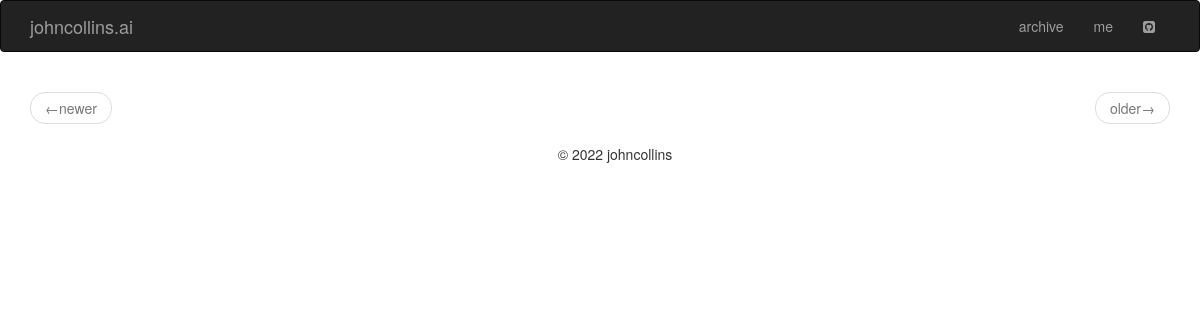
The app's page /index, older data.
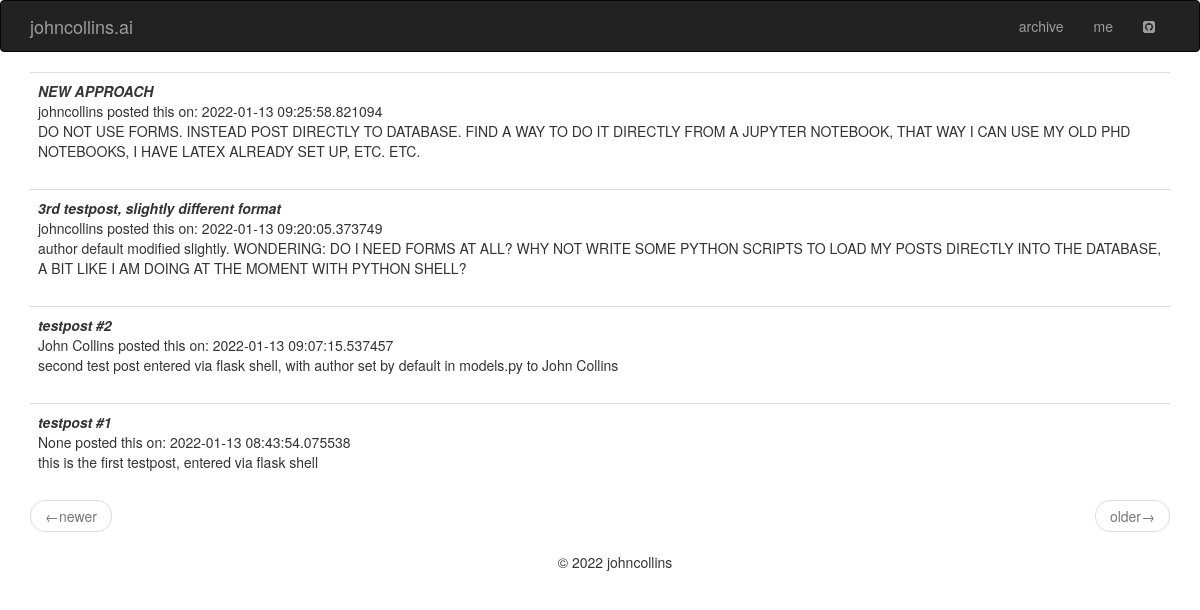
The same page, newer data.
### app/models.py (models this page shows, shortened)
class Post(db.Model):
    id = db.Column(db.Integer, primary_key=True)
    author = db.Column(db.String(100), default='johncollins')
    title = db.Column(db.String(250))
    body = db.Column(db.String(25000))
    timestamp = db.Column(db.DateTime, index=True, default=datetime.utcnow)

### app/routes.py (the view)
@app.route('/', methods=['GET', 'POST'])
@app.route('/index', methods=['GET', 'POST'])
def index():
    page = request.args.get('page', 1, type=int)
    posts = Post.query.order_by(Post.timestamp.desc()).paginate(
            page, app.config['POSTS_PER_PAGE'], False)
    next_url = url_for('index', page=posts.next_num) if posts.has_next else None
    prev_url = url_for('index', page=posts.prev_num) if posts.has_prev else None
    return render_template('index.html', title='home', posts=posts.items,
                           next_url=next_url, prev_url=prev_url)

### app/templates/index.html
{% extends "base.html" %}
{% block app_content %}
    {% for post in posts %}
        {% include '_post.html' %}
    {% endfor %}
    <nav aria-label="...">
        <ul class="pager">
            <li class="previous{% if not prev_url %} disabled{% endif %}">
                <a href="{{ prev_url or '#' }}">
                    <span aria-hidden="true">&larr;</span>newer
                </a>
            </li>
            <li class="next{% if not next_url %} disabled{% endif %}">
                <a href="{{ next_url or '#' }}">
                    older<span aria-hidden="true">&rarr;</span>
                </a>
            </li>
        </ul>
    </nav>
{% endblock %}

### app/templates/base.html (shortened to what this page needs)
{% extends 'bootstrap/base.html' %}
{% block styles -%}
    {{super()}}
    <link href="//netdna.bootstrapcdn.com/font-awesome/4.0.3/css/font-awesome.css" rel="stylesheet">
{% endblock styles %}
{% block navbar %}
	<nav class="navbar navbar-inverse">
		<div class="container">
            <div class="navbar-header">
                <a class="navbar-brand" href="{{ url_for('index') }}">johncollins.ai</a>
            </div>
            <div class="collapse navbar-collapse" id="bs-example-navbar-collapse-1">
                <ul class="nav navbar-nav navbar-right">
                    <li><a href="{{ url_for('archive') }}">archive</a></li>
                    <li><a href="{{ url_for('me') }}">me</a></li>
                    <li><a href="https://github.com/johncollinsai" title="follow me on github" target="_blank"><i class="fa fa-github-square"></i></a></li>
                </ul>
            </div>
        </div>
    </nav>
{% endblock %}
{% block content %}
	<div class="container">
		{% block app_content %}
{% endblock %}
{%- block footer %}
	<div class="container">
		<div id="footer">
			<p class="text-center">&copy 2022 johncollins</p>
     </div>
  </div>
{%- endblock footer %}
{% endblock %}

### app/templates/_post.html
	<table class='table table-hover'>
		<tr>
			<td>
                <em><b>{{ post.title }}</b></em><br>
                {{ post.author }} posted this on: {{post.timestamp }}<br>
                {{ post.body }}
            </td>
		</tr>
	</table>

Row changes from the older to the newer data that the page shows:
added Post: title "NEW APPROACH", author "johncollins", timestamp "2022-01-13 09:25:58.821094", body "DO NOT USE FORMS. INSTEAD POST DIRECTLY TO DATABASE. FIND A WAY TO DO IT DIRECTLY FROM A JUPYTER NOTEBOOK, THAT WAY I CAN USE MY OLD PHD NOTEBOOKS, I HAVE LATEX ALREADY SET UP, ETC. ETC."
added Post: title "3rd testpost, slightly different format", author "johncollins", timestamp "2022-01-13 09:20:05.373749", body "author default modified slightly. WONDERING: DO I NEED FORMS AT ALL? WHY NOT WRITE SOME PYTHON SCRIPTS TO LOAD MY POSTS DIRECTLY INTO THE DATABASE, A BIT LIKE I AM DOING AT THE MOMENT WITH PYTHON SHELL?"
added Post: title "testpost #2", author "John Collins", timestamp "2022-01-13 09:07:15.537457", body "second test post entered via flask shell, with author set by default in models.py to John Collins"
added Post: title "testpost #1", author "None", timestamp "2022-01-13 08:43:54.075538", body "this is the first testpost, entered via flask shell"
